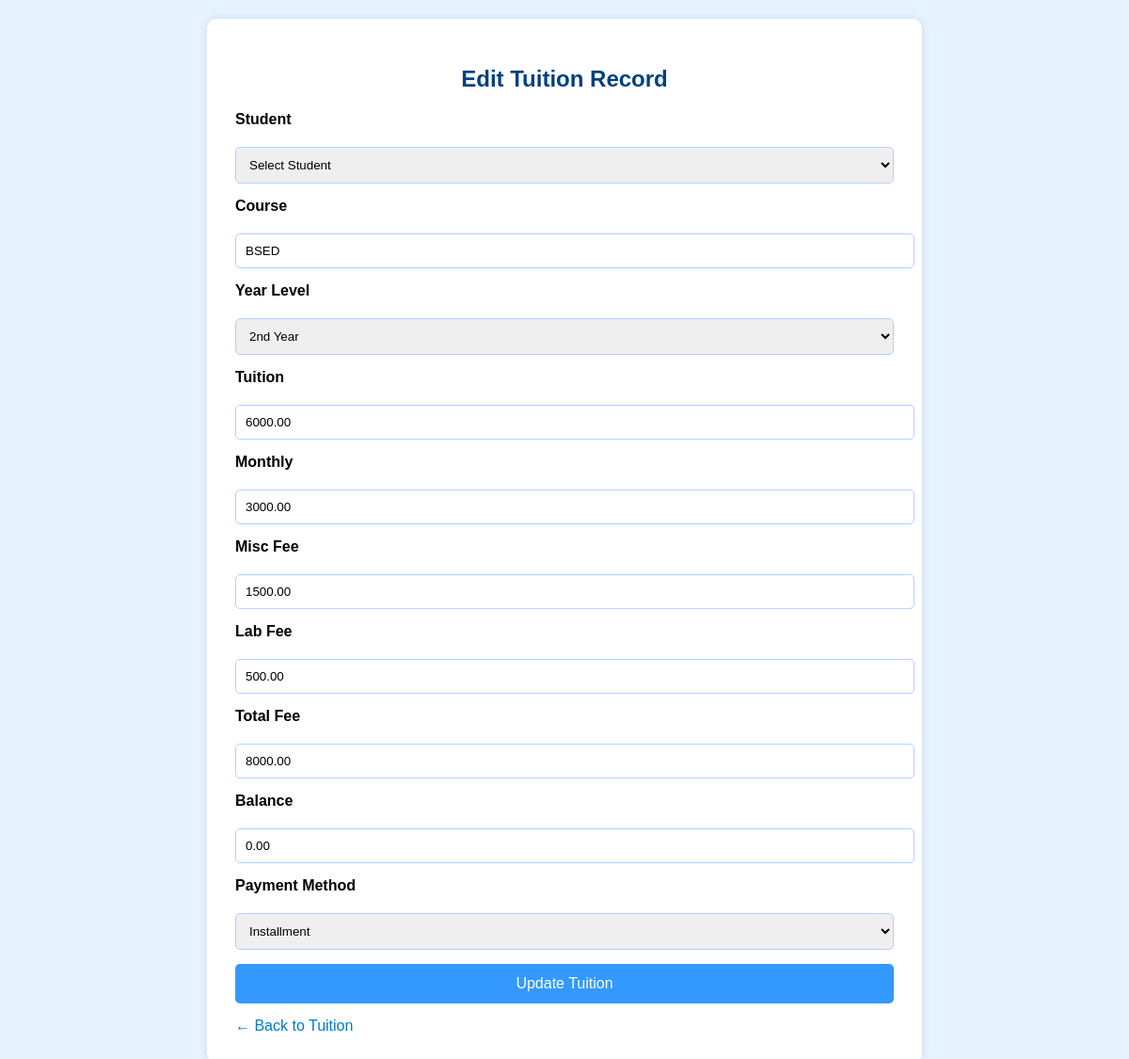
Page /Cashier/edit_tuition.php?id=6 on the committed database.
### tables this page shows
CREATE TABLE `tuition` (
  `id` int(11) NOT NULL,
  `student_id` int(11) DEFAULT NULL,
  `year_level` varchar(50) DEFAULT NULL,
  `course` varchar(100) DEFAULT NULL,
  `tuition` decimal(10,2) DEFAULT NULL,
  `monthly` decimal(10,2) DEFAULT NULL,
  `payment_method` varchar(20) DEFAULT NULL,
  `misc_fee` decimal(10,2) DEFAULT NULL,
  `lab_fee` decimal(10,2) DEFAULT NULL,
  `total_tuition` decimal(10,2) DEFAULT NULL,
  `total_fee` decimal(10,2) DEFAULT NULL,
  `balance` decimal(10,2) DEFAULT NULL
);

### Cashier/edit_tuition.php (the view, shortened to what this page needs)
<?php
$servername = "localhost";
$username = "root";
$password = "";
$dbname = "iscpdb";
$conn = new mysqli($servername, $username, $password, $dbname);
$id = $_GET['id'];
$record = $conn->query("SELECT * FROM tuition WHERE id = $id")->fetch_assoc();
?>
<!DOCTYPE html>
<html lang="en">
<head>
</head>
<body>
<div class="container">
  <h2>Edit Tuition Record</h2>
  <form method="POST">
    <label for="student_id">Student</label>
    <select name="student_id" required>
      <option value="">Select Student</option>
    </select>
    <label for="course">Course</label>
    <input type="text" name="course" value="<?= htmlspecialchars($record['course']) ?>" required>
    <label for="year_level">Year Level</label>
    <select name="year_level" required>
      <?php
        $years = ['1st Year', '2nd Year', '3rd Year', '4th Year'];
        foreach ($years as $year) {
          $selected = ($year == $record['year_level']) ? 'selected' : '';
          echo "<option value=\"$year\" $selected>$year</option>";
        }
      ?>
    </select>
    <label for="tuition">Tuition</label>
    <input type="text" name="tuition" value="<?= htmlspecialchars($record['tuition']) ?>" required>
    <label for="monthly">Monthly</label>
    <input type="text" name="monthly" value="<?= htmlspecialchars($record['monthly']) ?>" required>
    <label for="misc_fee">Misc Fee</label>
    <input type="text" name="misc_fee" value="<?= htmlspecialchars($record['misc_fee']) ?>" required>
    <label for="lab_fee">Lab Fee</label>
    <input type="text" name="lab_fee" value="<?= htmlspecialchars($record['lab_fee']) ?>" required>
    <label for="total_fee">Total Fee</label>
    <input type="text" name="total_fee" value="<?= htmlspecialchars($record['total_fee']) ?>" required>
    <label for="balance">Balance</label>
    <input type="text" name="balance" value="<?= htmlspecialchars($record['balance']) ?>" required>
    <label for="payment_method">Payment Method</label>
    <select name="payment_method" required>
      <option value="Installment" <?= $record['payment_method'] == 'Installment' ? 'selected' : '' ?>>Installment</option>
    </select>
    <button type="submit">Update Tuition</button>
  </form>
  <a class="back-link" href="tuition.php">← Back to Tuition</a>
</div>
</body>
</html>

### Cashier/edit_tuition.php (style rules this page uses)
body { background-color: #e6f2ff; font-family: Arial, sans-serif; margin: 0; padding: 20px; }
.container { max-width: 700px; background: #ffffff; padding: 30px; margin: auto; border-radius: 10px; box-shadow: 0 0 10px rgba(0,0,0,0.1); }
h2 { color: #004080; text-align: center; margin-bottom: 20px; }
form { display: flex; flex-direction: column; gap: 15px; }
label { font-weight: bold; margin-bottom: 5px; }
input, select { padding: 10px; border: 1px solid #b3d1ff; border-radius: 5px; width: 100%; }
button { padding: 12px; background-color: #3399ff; color: white; border: none; border-radius: 5px; font-size: 16px; cursor: pointer; }
.back-link { display: inline-block; margin-top: 15px; text-align: center; text-decoration: none; color: #007acc; }

### rows in the picture
tuition: course "BSED", tuition "6000.00", monthly "3000.00", misc_fee "1500.00", lab_fee "500.00", total_fee "8000.00", balance "0.00", payment_method "Installment"

### other values in the picture
form field year_level "2nd Year"
